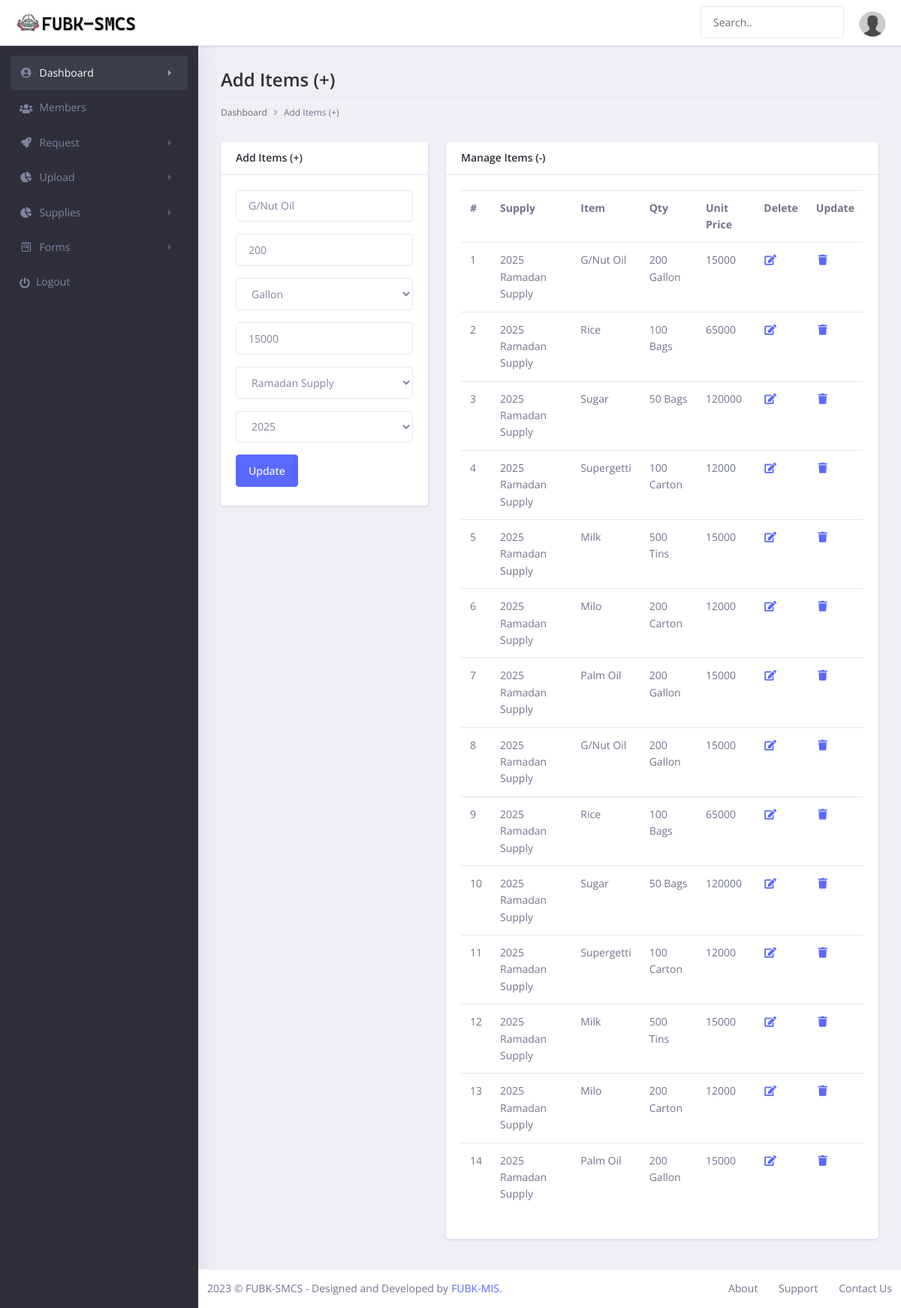
Screenshot of /admin/getItemById/34 with the database file from the repository.
### tables this page shows
CREATE TABLE IF NOT EXISTS `shop` (
  `id` int NOT NULL AUTO_INCREMENT,
  `item` varchar(100) NOT NULL,
  `qty` varchar(50) NOT NULL,
  `unit` varchar(25) NOT NULL,
  `unit_price` varchar(10) NOT NULL,
  `year` varchar(10) NOT NULL,
  `type` varchar(30) NOT NULL,
  `status` enum('Available','Finished') NOT NULL,
  PRIMARY KEY (`id`)
);

CREATE TABLE IF NOT EXISTS `years` (
  `id` int NOT NULL AUTO_INCREMENT,
  `year` varchar(4) NOT NULL,
  `status` enum('Active','Inactive') NOT NULL,
  `supply` varchar(20) NOT NULL,
  PRIMARY KEY (`id`)
);

### application/controllers/Admin.php (called while the page is built, shortened)
<?php
class Admin extends CI_Controller
{
  public function __construct()
  {
    $this->load->library('upload');
    $this->load->model('Admin_model');
    $this->load->model('Member_model');
    $this->load->model('Smcsapi_model');
  }
  public function getItemById()
  {
    $id = $this->uri->segment(3);
    $result = $this->Admin_model->getItemById($id);
    $results = $this->Admin_model->getItemsByYear();
    $data = ['item' => $result, 'items' => $results];
    return $this->load->view("admin/update_item", $data);
  }
}

### index.php (called while the page is built, shortened)
<?php
require_once BASEPATH.'core/CodeIgniter.php';

### application/models/Admin_model.php (called while the page is built, shortened)
<?php
class Admin_model extends CI_Model
{
	public function getItemsByYear()
	{
		return $this->db
			->select('*')
			->from('years')
			->join('shop', 'shop.year = years.year')
			->where('years.status', 'Active')
			->order_by('supply', 'asc')
			->get()
			->result();
	}
	public function getItemById($id)
	{
		return $this->db
			->select('*')
			->from('shop')
			->where('id', $id)
			->get()
			->row();
	}
}

### application/views/admin/update_item.php (the view, shortened to what this page needs)
<!doctype html>
<html lang="en">
<head>
    <link rel="stylesheet" href="<?php echo base_url(); ?>assets/libs/datatables.net-bs4/css/dataTables.bootstrap4.min.css">
    <link rel="stylesheet" href="<?php echo base_url(); ?>assets/libs/fullcalendar/main.min.css">
    <link rel="stylesheet" href="<?php echo base_url(); ?>assets/libs/quill/dist/quill.snow.css">
    <link rel="stylesheet" href="<?php echo base_url(); ?>assets/css/theme.min.css">
</head>
<body>
    <div class="dashboard-main-wrapper">
        <div class="dashboard-wrapper">
            <div class="dashboard-ecommerce">
                <div class="container-fluid dashboard-content ">
                    <div class="row">
                        <div class="col-xl-12 col-lg-12 col-md-12 col-sm-12 col-12">
                            <div class="page-header">
                                <h2 class="pageheader-title">Add Items (+)</h2>
                                <div class="page-breadcrumb">
                                    <nav aria-label="breadcrumb">
                                        <ol class="breadcrumb">
                                            <li class="breadcrumb-item"><a href="#" class="breadcrumb-link">Dashboard</a></li>
                                            <li class="breadcrumb-item active" aria-current="page">Add Items (+)
                                            </li>
                                        </ol>
                                    </nav>
                                </div>
                            </div>
                        </div>
                    </div>
                    <div class="ecommerce-widget">
                        <div class="row">
                            <div class="col-xl-4 col-lg-4 col-md-6 col-sm-12 col-12">
                                <div class="card mb-5 shadow-sm">
                                    <h5 class="card-header">Add Items (+)</h5>
                                    <div class="card-body">
                                        <form action="<?php echo site_url("admin/update_item"); ?>" method="post" id="form" data-parsley-validate="">
                                            <div class="form-group">
                                                <input id="inputUserName" type="text" name="item" parsley-trigger="change" required="" value="<?php echo $item->item ?>" autocomplete="off" class="form-control">
                                            </div>
                                            <div class="form-group">
                                                <input id="inputEmail" type="text" name="qty" parsley-trigger="change" required="" value="<?php echo $item->qty ?>" autocomplete="off" class="form-control">
                                            </div>
                                            <div class="form-group">
                                                <select name="unit" required class="form-control">
                                                    <option value="<?php echo $item->unit ?>" selected><?php echo $item->unit ?></option>
                                                </select>
                                            </div>
                                            <div class="form-group">
                                                <input id="inputEmail" type="text" name="unit_price" parsley-trigger="change" required="" value="<?php echo $item->unit_price; ?>" autocomplete="off" class="form-control">
                                            </div>
                                            <div class="form-group">
                                            <select name="type" required class="form-control">
                                                    <option selected ><?php echo $item->type; ?></option>
                                            </select>
                                            </div>
                                            <div class="form-group">
                                            <select name="year" required class="form-control">
                                                    <option value="<?php echo date('Y') ?>"> <?php echo date('Y') ?></option>
                                            </select>
                                            </div>
                                            <div class="row">
                                                <div class="col-sm-6 pb-2 pb-sm-4 pb-lg-0 pr-0">
                                                    <button type="submit" class="btn btn-space btn-primary">Update</button>
                                                </div>
                                                <div class="col-sm-6 pl-0">
                                                </div>
                                            </div>
                                        </form>
                                    </div>
                                </div>
                            </div>
                            <div class="col-xl-8 col-lg-8 col-md-8 col-sm-12 col-12">
                                <div class="card mb-5 shadow-sm">
                                    <h5 class="card-header">Manage Items (-)</h5>
                                    <div class="card-body">
                                        <table class="table table-hover">
                                        <tr>
                                            <th>#</th>
                                            <th>Supply</th>
                                            <th>Item</th>
                                            <th>Qty</th>
                                            <th>Unit Price</th>
                                            <th>Delete</th>
                                            <th>Update</th>
                                        </tr>
                                        <?php $i=1; foreach($items as $row){?>
                                            <tr>
                                            <td><?php echo $i++; ?></td>
                                            <td><?php echo $row->year." ".$row->type; ?></td>
                                            <td><?php echo $row->item; ?></td>
                                            <td><?php echo $row->qty." ".$row->unit; ?></td>
                                            <td><?php echo $row->unit_price; ?></td>
                                            <td><a href="<?php echo site_url('admin/getItemById/'.$row->id); ?>"><i class="fas fa-fw fa-edit"></i></a></td>
                                            <td><a href=""><i class="fas fa-fw fa-trash"></i></a></td>
                                        </tr>
                                            <?php } ?>
                                        </table>
                                    </div>
                                </div>
                            </div>
                        </div>
                    </div>
                </div>
            </div>
            <div class="footer">
                <div class="container-fluid">
                    <div class="row">
                        <div class="col-xl-6 col-lg-6 col-md-6 col-sm-12 col-12">
                            2023 © FUBK-SMCS - Designed and Developed by<a href="#" target="_blank" class="ml-1">FUBK-MIS</a>.
                        </div>
                        <div class="col-xl-6 col-lg-6 col-md-6 col-sm-12 col-12">
                            <div class="text-md-right footer-links d-none d-sm-block">
                                <a href="javascript: void(0);">About</a>
                                <a href="javascript: void(0);">Support</a>
                                <a href="javascript: void(0);">Contact Us</a>
                            </div>
                        </div>
                    </div>
                </div>
            </div>
        </div>
    </div>
</body>
</html>

### rows the page displays
shop: item "G/Nut Oil", qty "200", unit "Gallon", unit_price "15000", type "Ramadan Supply"
years: shop.year "2025", shop.type "Ramadan Supply", shop.item "G/Nut Oil", shop.qty "200", shop.unit "Gallon", shop.unit_price "15000", shop.item "Rice", shop.qty "100", shop.unit "Bags", shop.unit_price "65000", shop.item "Sugar", shop.qty "50", shop.unit_price "120000", shop.item "Supergetti", shop.unit "Carton", shop.unit_price "12000", shop.item "Milk", shop.qty "500", shop.unit "Tins", shop.item "Milo", shop.item "Palm Oil"

### other values shown
form field year "2025"
